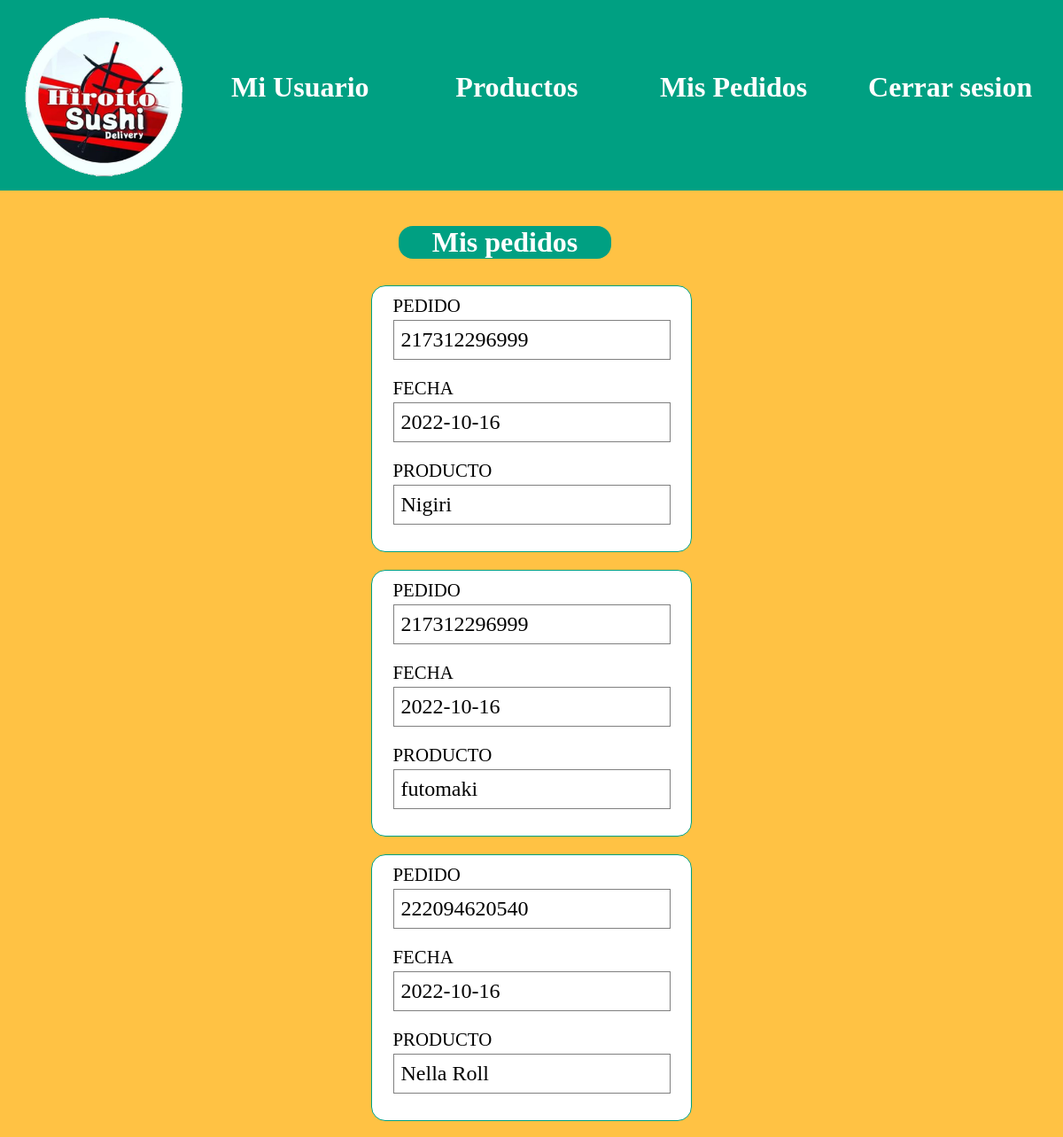
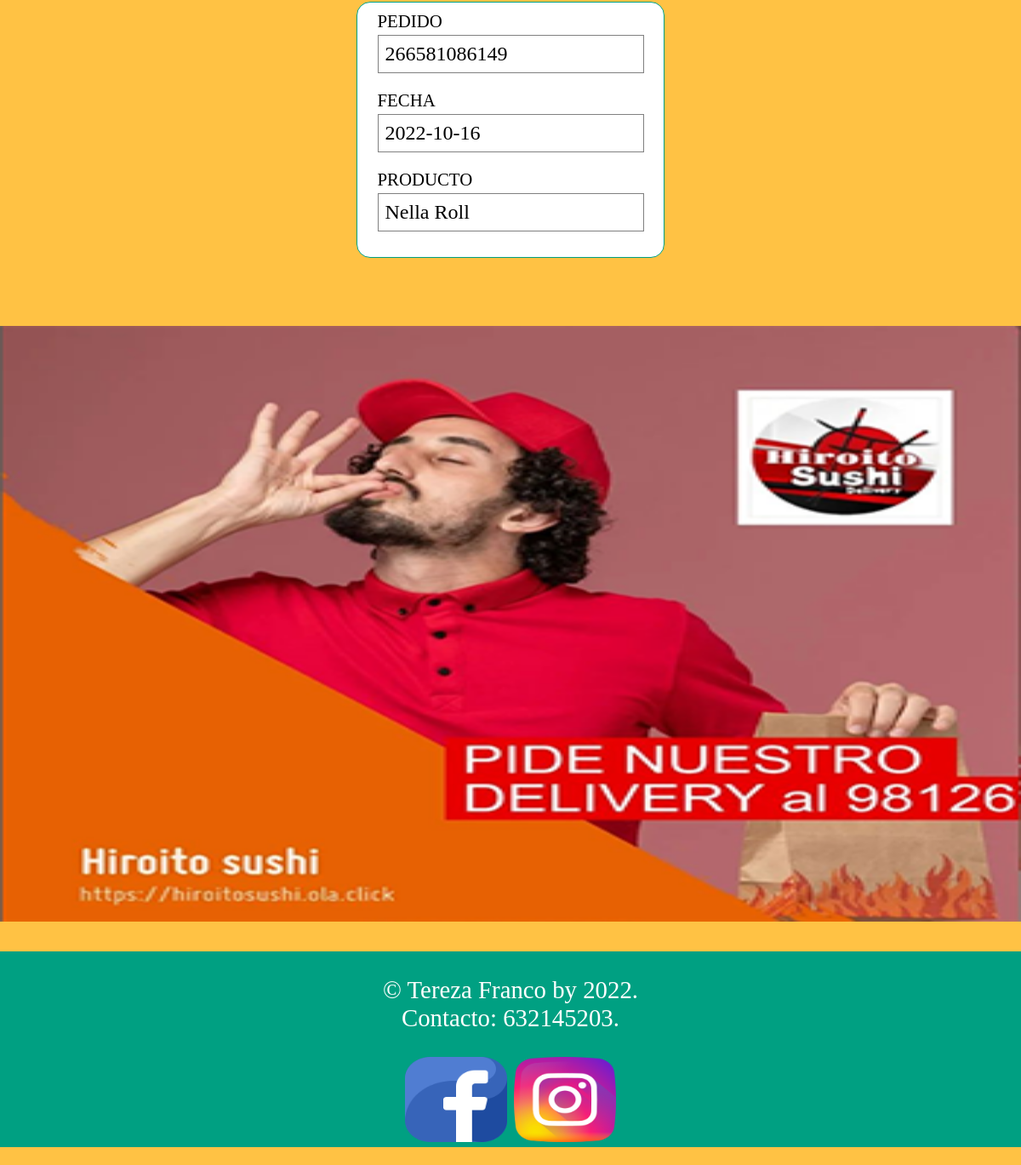
The app's page /pages/home/pedidos.php (signed in) with its own data (2 pictures, top to bottom).
### tables this page shows
CREATE TABLE `pedidos` (
  `id_pedido` varchar(32) NOT NULL COMMENT 'PK de la tabla pedidos, de tipo autoincremental con indice Primary.',
  `fecha` date NOT NULL COMMENT 'fecha donde se realizo el pedido, de tipo date.',
  `id_cliente` int(11) NOT NULL COMMENT 'Fk de la tabla clientes , de tipo INT con indice Index.',
  `id_producto` int(11) NOT NULL COMMENT 'Fk de la tabla productos, de tipo INT con indice Index.'
);

CREATE TABLE `productos` (
  `id_producto` int(11) NOT NULL COMMENT 'PK de la tabla producto , de indice Primary , autoincremental.',
  `nombre` varchar(45) NOT NULL COMMENT 'nombre del producto, de tipo Varchar.',
  `código` varchar(45) NOT NULL COMMENT 'código del producto, para identificarlo , de tipo varchar.',
  `imagen` text NOT NULL COMMENT 'imagen del producto , de tipo text .',
  `precio` double(10,2) NOT NULL COMMENT 'precio del producto, de tipo double para almacenar los valores reales en doble precisión.',
  `ingredientes` text NOT NULL COMMENT 'ingredientes del producto, de tipo blog que nos permite almacenar texto largos.'
);

### pages/home/dbcontroller.php (called while the page is built, shortened)
<?php
class DBController {
	private $host = "localhost";
	private $user = "root";
	private $password = "";
	private $database = "hiroito_sushi";
	function __construct() {
		$this->conn = $this->connectDB();
	}
	function connectDB() {
		try {
			return mysqli_connect($this->host,$this->user,$this->password,$this->database);
		} catch (Exception $e) {
			?>
			<p>Error: no se pudo conectar a la base de datos.</p>
			<?php
			var_dump($e);
			die();
		}
	}
	function query($query) {
		try {
			return mysqli_query($this -> conn, $query);
		} catch (Exception $e) {
			?>
			<p>Error: no se pudo ejecutar la consulta.</p>
			<?php
			var_dump($e);
			die();
		}
	}
	function runQueryNoFetch($query) {
		$result = $this -> query($query);
		return $result;
	}
}
?>

### pages/home/pedidos.php (the view, shortened to what this page needs)
<!doctype html>
<html lang="en">
<head>
    <link href="home-styles.css" rel="stylesheet">
</head>
<body>
<div class="menu">
				<img src="imagenes/logo2.png" alt="logo" class="logo">
			<ul class="menu-content">
				<li><a href="usuario.php">Mi Usuario</a></li>
				<li><a href="home.php">Productos</a></li>
				<li><a href="pedidos.php">Mis Pedidos</a></li>
				<li><a href="cerrar.php">Cerrar sesion</a></li>
			</ul>
		</div>
<?php
$email = $_SESSION['email'];
require_once("dbcontroller.php");
$db_handle = new DBController();
$sql = "SELECT pedidos.id_pedido , pedidos.fecha , pedidos.id_producto, productos.nombre FROM pedidos INNER JOIN productos
        WHERE pedidos.id_cliente IN (select clientes.id_cliente from clientes where clientes.email='$email')
        AND pedidos.id_producto = productos.id_producto;";
$resultado = $db_handle -> runQueryNoFetch($sql);
$pedidos=array();
while ( $registro = mysqli_fetch_assoc($resultado) ) {
    $pedido=array();
    $pedido['id_pedido'] = $registro['id_pedido'];
    $pedido['fecha'] = $registro['fecha'];
	$pedido['nombre'] = $registro['nombre'];
    array_push($pedidos, $pedido);
}
?>
<h1 class="bienvenido1">Mis pedidos</h1>
<?php
	foreach($pedidos as $item) { ?>
    <form action="pedidos.php" method="POST" class="principal" >
    <label>Pedido
        </label>
            <input type="text" name="pedido"
            value="<?php echo $item['id_pedido']; ?>"; />
        <label>Fecha
        </label>
            <input type="text" name="fecha"
            value="<?php echo $item['fecha']; ?>"; />
        <label>Producto
        </label>
            <input type="text" name="id_producto"
            value="<?php echo $item['nombre']; ?>"; />
    </form>
    <?php } ?>
	<div class="propaganda">
		<img src="imagenes/propaganda.png" alt="propaganda"  class="propaganda">
	</div>
    <div class="footer">
			<div>
				<p>
					&copy; Tereza Franco by 2022.
					<br>Contacto: 632145203.
				</p>
			</div>
			<div class="iconos">
				<a href="https://www.facebook.com" target="_blank"><img src="imagenes/facebook.png" alt="logo" class="icono"></a>
				<a href="https://www.instagram.com/hiroito_sushi/" target="_blank"><img src="imagenes/instagram.png" alt="logo" class="icono"></a>
			</div>
		</div>
</body>
</html>

### pages/home/home-styles.css (style rules this page uses)
* { font-family:'Times New Roman', Times, serif; }
html, body { width: 100%; height: 100%; margin: 0px; padding: 0px; background-color:rgb(255, 194, 68); }
.menu { width: 100%; display:flex; height: 200px; background-color:#00a082 !important; padding: 0; margin-bottom: 10px; margin-top: 0; }
ul.menu-content { width: 70%; text-align: center; display: grid; font-size: 2rem; grid-template-columns: 1fr 1fr 1fr 1fr; padding: 0; margin-top: 70px; }
ul.menu-content li { display:inline; margin: 0px 10px 0px 10px; font-weight:bold; }
ul.menu-content li a { text-decoration:none; color:rgb(255, 255, 255); }
img.logo { width:auto; height:160px; margin-top: 20px; }
h1.bienvenido1 { width: 30%; text-align: center; font-size: 2rem; background-color: #00a082; border-radius: 1rem; color:#ffffff; margin: 40px 0px 20px 450px; }
img { width: auto; height: 140px; }
form.principal { display: flex; width: 50%; background-color: rgb(255, 255, 255); border-radius: 1rem; border: 1px solid #00a082; flex-direction: column; flex-wrap: wrap; align-content: space-around; margin: auto; padding-bottom: 30px; margin-bottom: 30px; }
label { text-transform: uppercase; text-align: left; margin: 10px 10px 0px 10px; }
input { font-size: 20px; padding: 0.5rem; display: block; background-color: white; border: 1px solid gray; margin: 4px 10px 10px 10px; font-size: 2.2rem; }
.propaganda { margin-top: 40px; }
img.propaganda { width: 100%; height: 700px; }
.footer { display: grid; grid-template-rows: 1fr 1fr; width: 100%; font-size: 1.8rem; height: 220px; background-color:#00a082 !important; color: #ffffff; padding: 0; text-align: center; margin-top: 30px; }
img.icono { width: 7%; height: 90px; }
label { font-size: 1rem; }
input { font-size: 1.2rem; }
@media screen and  (max-width: 1200px) { body { background-color:rgb(255, 194, 68); width: 100%; height: 100%; font-size: 1.2rem; margin: 0px; } }
@media screen and  (max-width: 1200px) { .menu { height: 215px; margin-bottom: 40px; } }
@media screen and  (max-width: 1200px) { ul.menu-content { width: 90%; display: grid; font-size: 2rem; grid-template-columns: 1fr 1fr 1fr 1fr; margin-top: 80px; } }
@media screen and  (max-width: 1200px) { ul.menu-content li { margin: 0px 10px 0px 0px; font-weight:bold; } }
@media screen and  (max-width: 1200px) { ul.menu-content li a { text-decoration:none; color:rgb(255, 255, 255); } }
@media screen and  (max-width: 1200px) { img.logo { width:auto; height:200px; margin-top: 10px; } }
@media screen and  (max-width: 1200px) { img { width: auto; height: 180px; } }
@media screen and  (max-width: 1200px) { form.principal { display: flex; width: 30%; background-color: rgb(255, 255, 255); border-radius: 1rem; border: 1px solid #00a082; flex-direction: column; flex-wrap: wrap; align-content: space-around; margin: auto; padding-bottom: 20px; margin-bottom: 20px; } }
@media screen and  (max-width: 1200px) { label { font-size: 1.3rem; text-transform: uppercase; text-align: left; margin: 10px 10px 0px 10px; } }
@media screen and  (max-width: 1200px) { input { font-size: 20px; padding: 0.5rem; display: block; background-color: white; border: 1px solid gray; margin: 4px 10px 10px 10px; font-size: 1.5rem; } }
@media screen and  (max-width: 1200px) { .propaganda { margin-top: 40px; } }
@media screen and  (max-width: 1200px) { img.propaganda { width: 100%; height: 700px; } }
@media screen and  (max-width: 1200px) { .footer { font-size: 1.8rem; height: 230px; } }
@media screen and  (max-width: 1200px) { img.icono { width: 10%; height: 100px; margin-bottom: 20px; } }
@media screen and  (max-width: 1200px) { h1.bienvenido1 { width: 20%; margin: 10px 10px 30px 450px; font-size: 2rem; } }

### records on screen
pedidos: pedido "217312296999", fecha "2022-10-16", id_producto "Nigiri"
pedidos: pedido "217312296999", fecha "2022-10-16", id_producto "futomaki"
pedidos: pedido "222094620540", fecha "2022-10-16", id_producto "Nella Roll"
pedidos: pedido "266581086149", fecha "2022-10-16", id_producto "Nella Roll"
